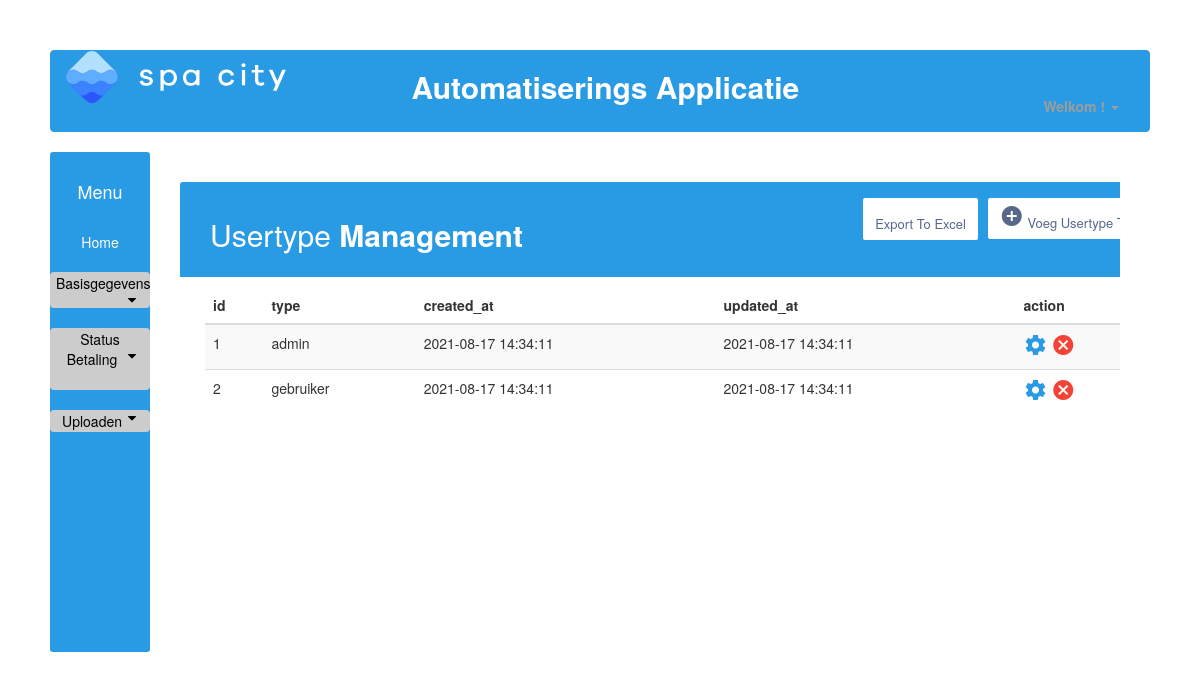
Page /overzicht_usertype.php (signed in) on the earlier database version.
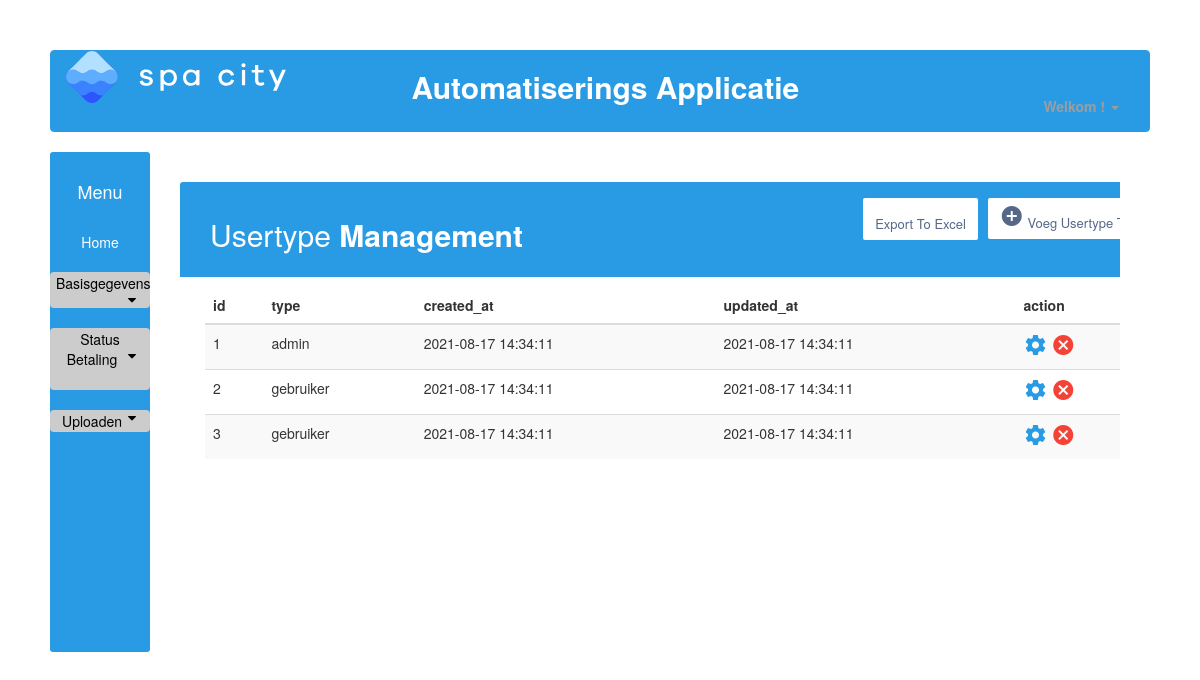
Same page on the later database version.
### tables this page shows
CREATE TABLE usertype(
    id INT NOT NULL AUTO_INCREMENT,
    type VARCHAR(255),
    created_at TIMESTAMP DEFAULT CURRENT_TIMESTAMP,
	updated_at TIMESTAMP DEFAULT CURRENT_TIMESTAMP ON UPDATE CURRENT_TIMESTAMP,
    PRIMARY KEY(id)
);

### db.php (called while the page is built, shortened)
<?php
class db{
    private $connection;
    public function __construct(){
        $this->host = 'localhost';
		$this->user = 'root';
		$this->database = 'SpaCity';
        $this->password = '';
        $this->charset = 'utf8mb4';
        try {
        $dsn = "mysql:host=$this->host;dbname=$this->database;charset=$this->charset";
        $options = [
            PDO::ATTR_ERRMODE=>PDO::ERRMODE_EXCEPTION,
            PDO::ATTR_DEFAULT_FETCH_MODE=>PDO::FETCH_ASSOC,
            PDO::ATTR_EMULATE_PREPARES => false,
        ];
            $this->connection = new PDO($dsn, $this->user, $this->password, $options);
        }catch(\PDOException $e){
           throw new \PDOException("Error message is: ". $e->getMessage());
        }
    }
    public function select($statement, $named_placeholder){
        $stmt = $this->connection->prepare($statement);
        $stmt->execute($named_placeholder);
        $result = $stmt->fetchall(PDO::FETCH_ASSOC);
        return $result;
    }
}
?>

### overzicht_usertype.php (the view, shortened to what the changed rows need)
<?php
    include 'db.php';
    $db = new db();
?>
<!DOCTYPE html>
<html lang="en">
<head>
    <link href="//netdna.bootstrapcdn.com/bootstrap/3.2.0/css/bootstrap.min.css" rel="stylesheet" id="bootstrap-css">
    <link rel="stylesheet" href="style.css">
    <link rel="stylesheet" href="https://maxcdn.bootstrapcdn.com/font-awesome/4.7.0/css/font-awesome.min.css">
    <link href="//maxcdn.bootstrapcdn.com/font-awesome/4.2.0/css/font-awesome.min.css" rel="stylesheet">
</head>
<body>
    <div class="container-fluid h-100">
    <?php
    $result_set = $db->select("SELECT * FROM usertype", []);
    $columns = array_keys($result_set[0]);
    $result_set1 = $db->select("SELECT * FROM usertype", []);
    ?>
    <div class="container-xl">
    <div class="table-responsive">
        <div class="table-wrapper">
            <div class="table-title">
                <div class="row">
                    <div class="col-sm-5">
                        <h2>Usertype <b>Management</b></h2>
                    </div>
                </div>
            </div>
            <table class="table table-striped table-hover">
                    <thead>
                        <tr>
                            <?php foreach($columns as $column){ ?>
                            <th>
                                <strong> <?php echo $column ?> </strong>
                            </th>
                            <?php } ?>
                            <th colspan="2">action</th>
                        </tr>
                    </thead>
                    <?php foreach($result_set1 as $rows => $row){ ?>
            <?php $row_id = $row['id']; ?>
            <tr>
                <?php   foreach($row as $row_data){?>
                <td>
                    <?php echo $row_data ?>
                </td>
                <?php } ?>
                <td>
                    <a href="edit_usertype.php?id=<?php echo $row_id; ?>" class="settings" ><i class="material-icons">&#xE8B8;</i></a>
                    <a onclick="return confirm('Are you sure you want to delete this entry?')"
                        href="overzicht_usertype.php?id=<?php echo $row_id; ?>"
                        class="delete" title="Delete"><i class="material-icons">&#xE5C9;</i></a>
                </td>
            </tr>
            <?php } ?>
            </table>
</body>
</html>

Differences in the rows shown:
added usertype: id "3", type "gebruiker", row_data "2021-08-17 14:34:11"
